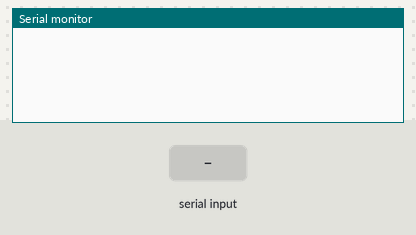
Simulated run of this sketch. Board: ESP32. Parts: the last lines printed to the serial monitor. The test bench sets the inputs (shaded band).

Above: at 1.2 s.
1.3 s: "90,45\n" received over Serial
At 2.5 s:
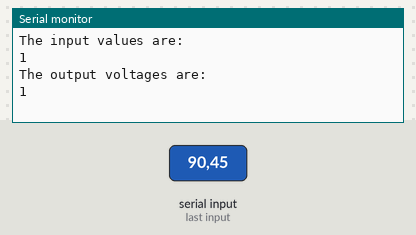
2.8 s: "30,150\n" received over Serial
At 4.6 s:
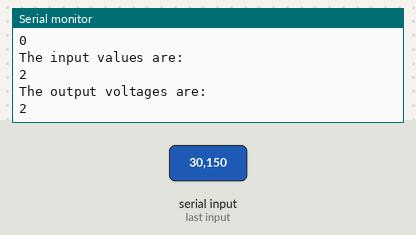
Timing chart, 0 to 6.1 s (numbered marks = the images above; inputs shaded):
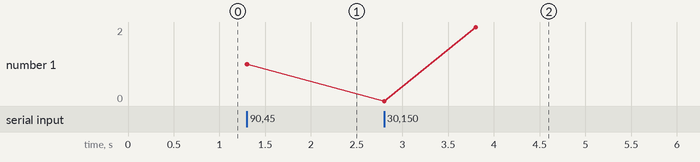

Measured:
- after the input at 1.3 s, the serial monitor: prints a new line at once (image 1)
- after the input at 2.8 s, the serial monitor: prints a new line after 1.0 s (image 2)
- plotted number 1: 1 → 2 after the input at 2.8 s

The sketch:

working_code.ino
```cpp
const int dacPin1 = 25; // DAC output pin for set 1
const int dacPin2 = 26; // DAC output pin for set 2

void setup() {
  pinMode(dacPin1, INPUT);
  pinMode(dacPin2, INPUT);
  Serial.begin(9600); // Initialize Serial communication for debugging (optional)

}

void loop() {
  if (Serial.available() > 0) {
  // Receive two sets of input values (0-255) from Python code
  float inputValue1 = Serial.parseInt(); // Replace this with the actual value received for set 1 (0-255)
  float inputValue2 = Serial.parseInt(); // Replace this with the actual value received for set 2 (0-255)

  // Convert input values to a range of 0 to 3.3V
  float outputVoltage1 = (inputValue1/255)*3.3;
  float outputVoltage2 = (inputValue2/255)*3.3;

  Serial.println("The input values are: ");
  Serial.println(outputVoltage1, outputVoltage2);
  Serial.println("The output voltages are: ");
  Serial.println(outputVoltage1, outputVoltage2);

  }
}
```
